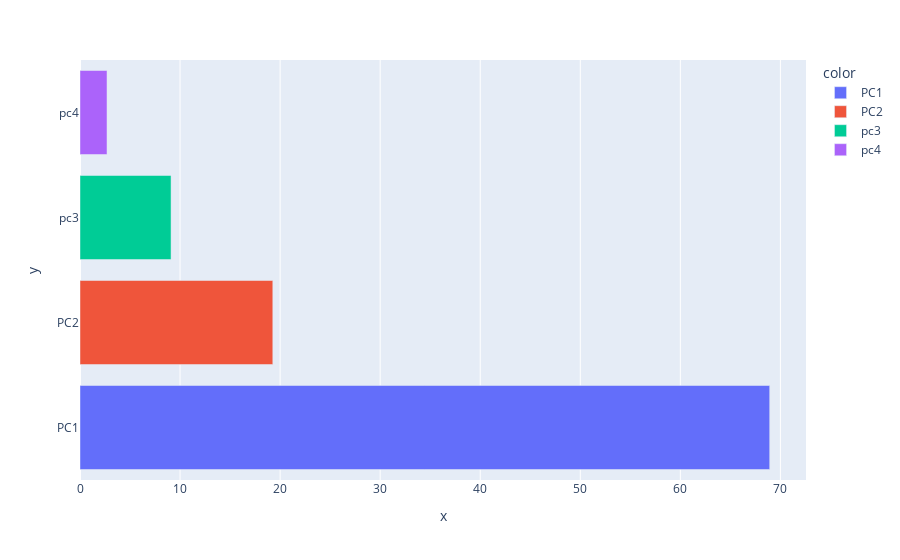

This figure's notebook cell:
### Code cell
fig = px.bar(y =loadings.columns,x=pca.explained_variance_ratio_ * 100, 
       color=loadings.columns, orientation='h')
fig.show()

### Figure 1 — Plotly figure (JSON) as saved in the notebook; plotly's stock layout.template omitted (floating-point values rounded to 4 significant figures)
{"data": [{"alignmentgroup": "True", "hovertemplate": "color=PC1<br>x=%{x}<br>y=%{y}<extra></extra>", "legendgroup": "PC1", "marker": {"color": "#636efa", "pattern": {"shape": ""}}, "name": "PC1", "offsetgroup": "PC1", "orientation": "h", "showlegend": true, "textposition": "auto", "type": "bar", "x": [68.93], "xaxis": "x", "y": ["PC1"], "yaxis": "y"}, {"alignmentgroup": "True", "hovertemplate": "color=PC2<br>x=%{x}<br>y=%{y}<extra></extra>", "legendgroup": "PC2", "marker": {"color": "#EF553B", "pattern": {"shape": ""}}, "name": "PC2", "offsetgroup": "PC2", "orientation": "h", "showlegend": true, "textposition": "auto", "type": "bar", "x": [19.27], "xaxis": "x", "y": ["PC2"], "yaxis": "y"}, {"alignmentgroup": "True", "hovertemplate": "color=pc3<br>x=%{x}<br>y=%{y}<extra></extra>", "legendgroup": "pc3", "marker": {"color": "#00cc96", "pattern": {"shape": ""}}, "name": "pc3", "offsetgroup": "pc3", "orientation": "h", "showlegend": true, "textposition": "auto", "type": "bar", "x": [9.099], "xaxis": "x", "y": ["pc3"], "yaxis": "y"}, {"alignmentgroup": "True", "hovertemplate": "color=pc4<br>x=%{x}<br>y=%{y}<extra></extra>", "legendgroup": "pc4", "marker": {"color": "#ab63fa", "pattern": {"shape": ""}}, "name": "pc4", "offsetgroup": "pc4", "orientation": "h", "showlegend": true, "textposition": "auto", "type": "bar", "x": [2.7], "xaxis": "x", "y": ["pc4"], "yaxis": "y"}], "layout": {"barmode": "relative", "legend": {"title": {"text": "color"}, "tracegroupgap": 0}, "margin": {"t": 60}, "xaxis": {"anchor": "y", "domain": [0, 1], "title": {"text": "x"}}, "yaxis": {"anchor": "x", "domain": [0, 1], "title": {"text": "y"}}}}
